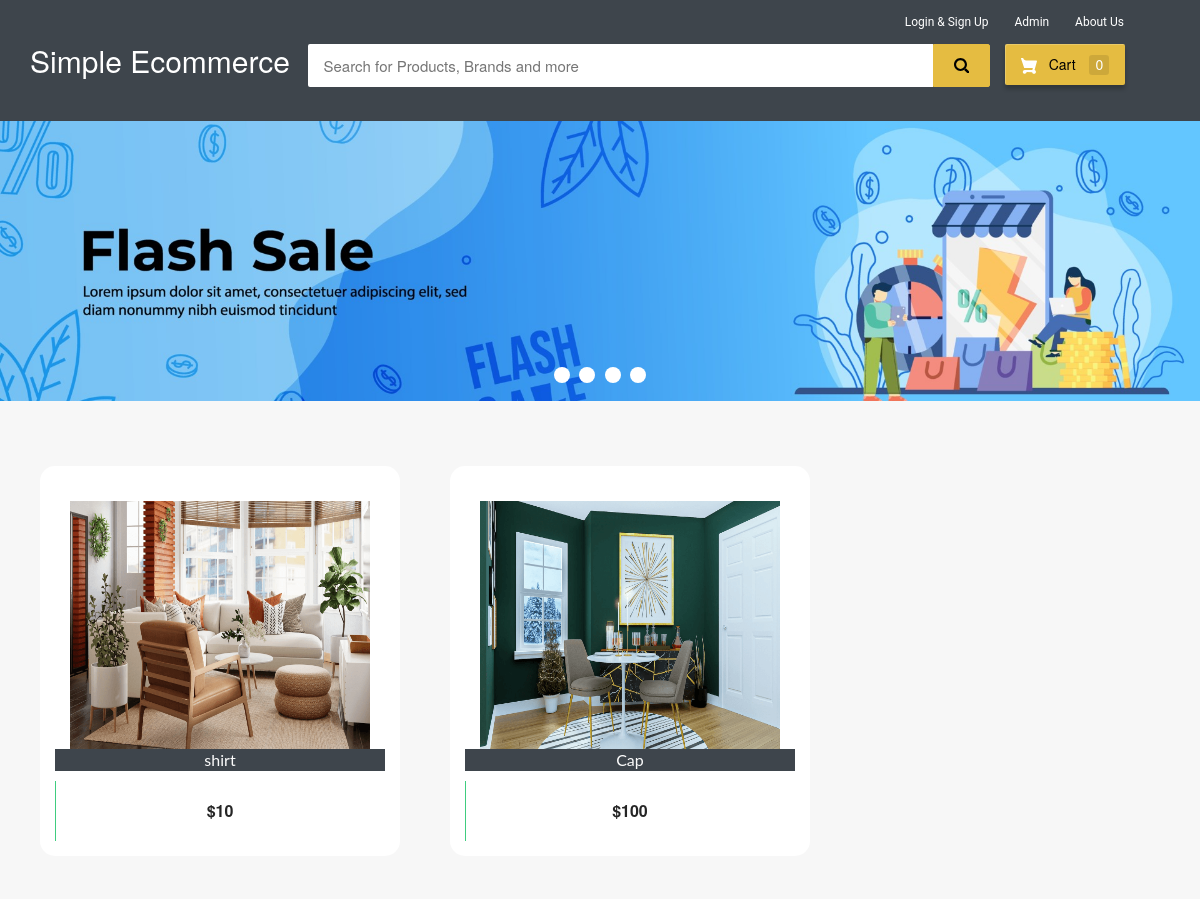
The page / on the database its author committed.
### ecom/models.py (models this page shows, shortened)
class Product(models.Model):
    name=models.CharField(max_length=40)
    product_image= models.ImageField(upload_to='product_image/',null=True,blank=True)
    price = models.PositiveIntegerField()
    description=models.CharField(max_length=40)

### ecom/views.py (the view)
# urls.py: path('',views.home_view,name=''),
def home_view(request):
    products=models.Product.objects.all()
    if 'product_ids' in request.COOKIES:
        product_ids = request.COOKIES['product_ids']
        counter=product_ids.split('|')
        product_count_in_cart=len(set(counter))
    else:
        product_count_in_cart=0
    if request.user.is_authenticated:
        return HttpResponseRedirect('afterlogin')
    return render(request,'ecom/index.html',{'products':products,'product_count_in_cart':product_count_in_cart})

### templates/ecom/index.html (shortened to what this page needs)
{% extends 'ecom/homebase.html' %}
{% load static %}
{% block content %}
<div class="row">
  <div class="col-md-12">
    <div class="slider-container">
      <div class="menu">
        <label for="slide-dot-1"></label>
        <label for="slide-dot-2"></label>
        <label for="slide-dot-3"></label>
        <label for="slide-dot-4"></label>
      </div>
        <div class="slide slide-1"></div>
    </div>
  </div>
</div>
{%if products%}
<br>
  <div class="row">
      {% for p in products %}
      <div class="column">
      <div class="container page-wrapper" style="width: 450px;">
        <div class="page-inner">
          <div class="row">
            <div class="el-wrapper">
              <div class="box-up">
                <img class="img" src="{% static p.product_image.url %}" alt="product pic" height="300px" width="300px">
                <div class="img-info">
                  <div class="info-inner">
                    <span style="background-color:#3e454c; color:fbfbfb;"class="p-company">{{p.name}}</span>
                  </div>
                </div>
              </div>
              <div class="box-down">
                <a class="cart" href="{% url 'add-to-cart' p.id  %}">
                  <span class="price">${{p.price}}</span>
                  <span class="add-to-cart">
                    <span class="txt"><i class="fa fa-shopping-cart"></i> Add To Cart</span>
                  </span>
                </a>
              </div>
            </div>
          </div>
        </div>
      </div>
      </div>
  {% endfor %}
</div>
{%else%}
<h3 style="text-align:center; color:#3E454C;">No Search Found</h3>
{%endif%}
<br><br><br>
<br><br><br><br><br><br><br><br><br><br><br><br>
{% endblock content %}

### templates/ecom/homebase.html (style rules this page uses)
body { background-color: #f7f7f7; }
.menu { cursor: pointer }
.fa { font-size: 23px; width: 60px; text-align: center; text-decoration: none; margin: 5px 2px; border-radius: 50%; }

### rows shown on the page
Product: product_image (picture), name "shirt", price "10"
Product: product_image (picture), name "Cap", price "100"

### other values the page prints
{{ product_count_in_cart }} "0"
